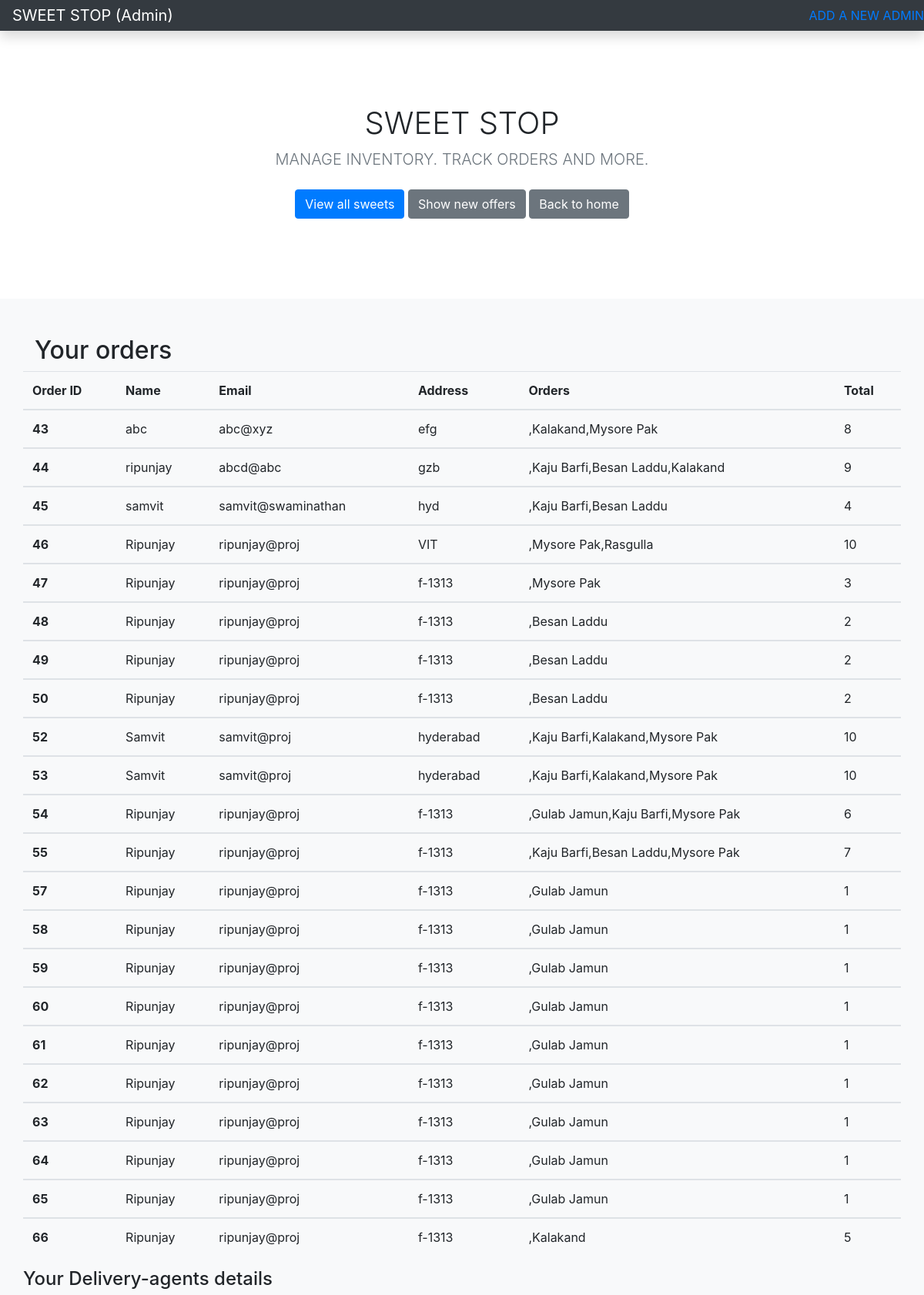
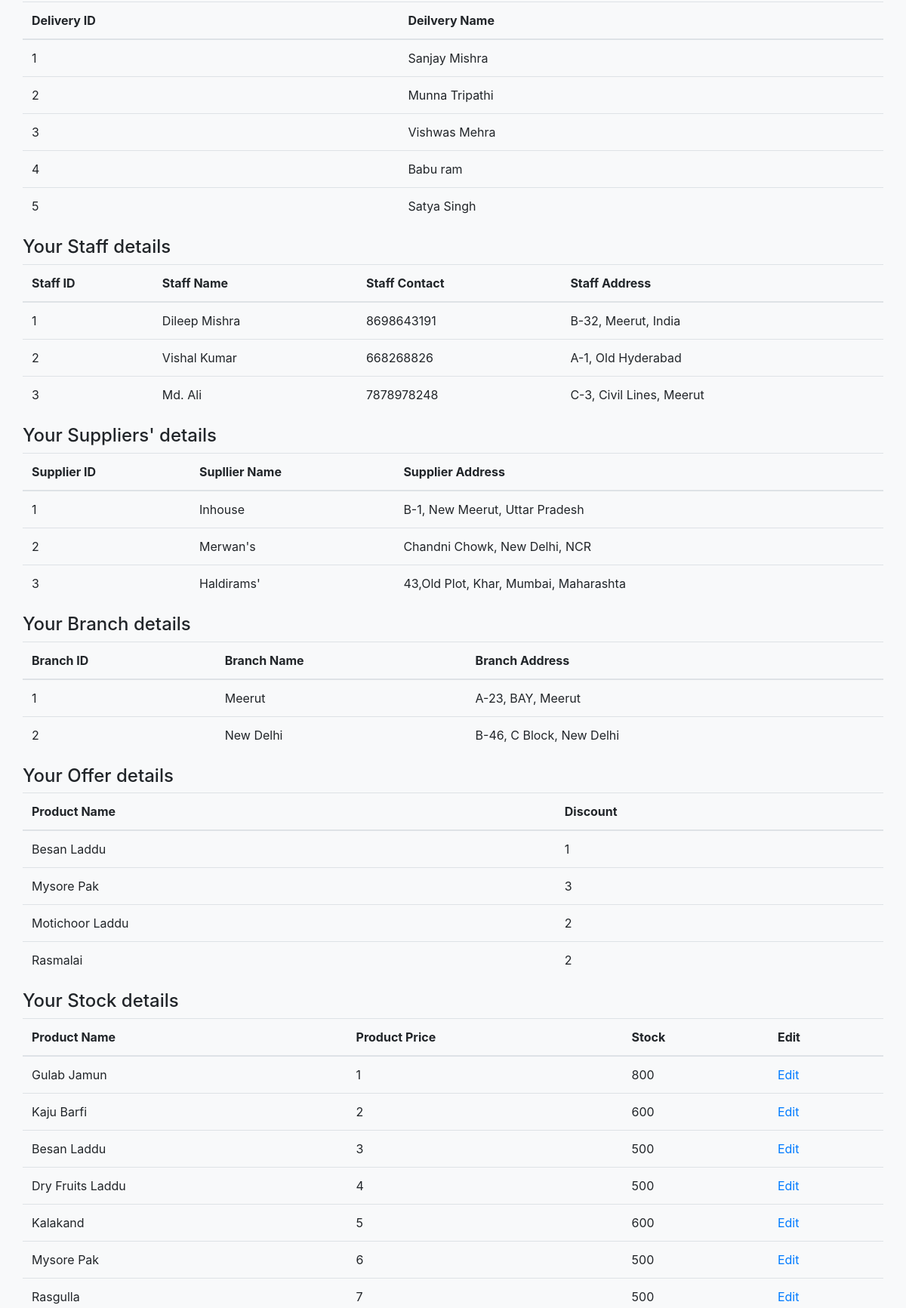
The page /sweet/sign-in/admin.php (upper part) on the database its author committed (2 pictures, top to bottom).
### tables this page shows
CREATE TABLE IF NOT EXISTS `orders` (
  `uid` int NOT NULL AUTO_INCREMENT,
  `cart` varchar(30) NOT NULL,
  PRIMARY KEY (`uid`)
);

CREATE TABLE IF NOT EXISTS `customer` (
  `CUSTOMER_ID` int NOT NULL AUTO_INCREMENT,
  `EMAIL_ID` varchar(25) DEFAULT NULL,
  `U_NAME` varchar(30) DEFAULT NULL,
  `U_ADDRESS` varchar(50) DEFAULT NULL,
  `PHONE_NO` varchar(10) DEFAULT NULL,
  PRIMARY KEY (`CUSTOMER_ID`)
);

CREATE TABLE IF NOT EXISTS `product` (
  `PRODUCT_ID` varchar(6) NOT NULL DEFAULT '',
  `P_NAME` varchar(30) DEFAULT NULL,
  `PRICE` int DEFAULT NULL,
  `BRAND` varchar(10) DEFAULT NULL,
  `STOCK_NO` varchar(6) DEFAULT NULL,
  `discount` int NOT NULL,
  PRIMARY KEY (`PRODUCT_ID`),
  KEY `FK_PRODUCT` (`STOCK_NO`)
);

CREATE TABLE IF NOT EXISTS `dmen` (
  `did` int NOT NULL,
  `name` varchar(30) NOT NULL,
  `status` int NOT NULL,
  PRIMARY KEY (`did`)
);

CREATE TABLE IF NOT EXISTS `staff` (
  `staffid` int NOT NULL AUTO_INCREMENT,
  `staffname` varchar(32) NOT NULL,
  `staffaddress` varchar(50) NOT NULL,
  `staffcontact` varchar(12) NOT NULL,
  PRIMARY KEY (`staffid`)
);

CREATE TABLE IF NOT EXISTS `supplier` (
  `SUPPLIER_ID` varchar(6) NOT NULL DEFAULT '',
  `S_NAME` varchar(15) DEFAULT NULL,
  `S_ADDRESS` varchar(50) DEFAULT NULL,
  PRIMARY KEY (`SUPPLIER_ID`)
);

CREATE TABLE IF NOT EXISTS `branches` (
  `branchid` int NOT NULL,
  `branchname` varchar(32) NOT NULL,
  `branch address` varchar(50) NOT NULL
);

CREATE TABLE IF NOT EXISTS `stocks` (
  `stockid` int NOT NULL AUTO_INCREMENT,
  `stock_number` int NOT NULL,
  PRIMARY KEY (`stockid`)
);

### sweet/sign-in/admin.php (the view, shortened to what this page needs)
<!doctype html>
<html lang="en">
  <head>
<link href="../assets/dist/css/bootstrap.min.css" rel="stylesheet">
    <link href="album.css" rel="stylesheet">
  </head>
  <body>
  <nav class="navbar navbar-dark sticky-top bg-dark flex-md-nowrap p-0 shadow">
  <a class="navbar-brand col-md-3 col-lg-2 mr-0 px-3" href="#">SWEET STOP (Admin)</a>
  <a  href="admin-signup.php">ADD A NEW ADMIN</a>
</nav>
<main role="main">
  <section class="jumbotron text-center">
    <div class="container">
      <h1>SWEET STOP</h1>
      <p class="lead text-muted">MANAGE INVENTORY. TRACK ORDERS AND MORE.</p>
      <p>
        <a href="../album/index.php" class="btn btn-primary my-2">View all sweets</a>
        <a href="../album/offers.php" class="btn btn-secondary my-2">Show new offers</a>
        <a href="../album/index.php" class="btn btn-secondary my-2">Back to home</a>
      </p>
    </div>
  </section>
  <div class="album py-5 bg-light">
    <div class="container"> <h2>Your orders</h2>
      <div class="row">
    <table class="table">
        <thead>
        <tr>
            <th scope="col">Order ID</th>
            <th scope="col">Name</th>
            <th scope="col">Email</th>
            <th scope="col">Address</th>
            <th scope="col">Orders</th>
            <th scope="col">Total</th>
          </tr>
        </thead>
<?php
$servername = "localhost";
$username = "root";
$password = "";
$dbname = "sweet";
$conn = new mysqli($servername, $username, $password, $dbname);
$sql0 = "SELECT * FROM orders";
$result0 = $conn->query($sql0);
if($result0->num_rows>0){
    while($row0 = $result0->fetch_assoc()) {
        $cart=$row0['cart'];
        $order_id=$row0['uid'];
        $myArray = str_split($cart);
        $total=0;
        $data="";
        $sql5="SELECT * from customer where CUSTOMER_ID=$order_id";
        $result5=$conn->query($sql5);
        $row5=$result5->fetch_assoc();
        foreach($myArray as $character){
            $sql = "SELECT * FROM product WHERE PRODUCT_ID=$character";
            $result = $conn->query($sql);
                $row=$result->fetch_assoc();
                $cname=$row['P_NAME'];
                $total=$total+($row['PRICE']-$row['discount']);
                $data=$data.",".$cname;
        }
        echo '
        <tbody>
          <tr>
            <th scope="row">'.$row0['uid'].'</th>
            <td>'.$row5['U_NAME'].'</td>
            <td>'.$row5['EMAIL_ID'].'</td>
            <td>'.$row5['U_ADDRESS'].'</td>
            <td>'.$data.'</td>
            <td>'.$total.'</td>
          </tr>
        ';
    }
}
?>
        </tbody>
      </table>
        <h4> Your Delivery-agents details</h4>
        <table class="table">
        <thead>
        <tr>
            <th scope="col">Delivery ID</th>
            <th scope="col">Deilvery Name</th>
          </tr>
        </thead>
        <?php
  $sql2 = "SELECT * FROM dmen";
  $result2 = $conn->query($sql2);
  $conn->query($sql2);
  while($row2 = $result2->fetch_assoc()) {
  echo '<tr>
            <td>'.$row2['did'].'</td>
            <td>'.$row2['name'].'</td>
          </tr>';
  }
  ?>
</table>
<h4> Your Staff details</h4>
        <table class="table">
        <thead>
        <tr>
            <th scope="col">Staff ID</th>
            <th scope="col">Staff Name</th>
            <th scope="col">Staff Contact</th>
            <th scope="col">Staff Address</th>
          </tr>
        </thead>
        <?php
  $sql3 = "SELECT * FROM staff";
  $result3 = $conn->query($sql3);
  $conn->query($sql3);
  while($row3 = $result3->fetch_assoc()) {
  echo '<tr>
            <td>'.$row3['staffid'].'</td>
            <td>'.$row3['staffname'].'</td>
            <td>'.$row3['staffcontact'].'</td>
            <td>'.$row3['staffaddress'].'</td>
          </tr>';
  }
  ?>
    </table>
    <h4> Your Suppliers' details</h4>
        <table class="table">
        <thead>
        <tr>
            <th scope="col">Supplier ID</th>
            <th scope="col">Supllier Name</th>
            <th scope="col">Supplier Address</th>
          </tr>
        </thead>
        <?php
  $sql34 = "SELECT * FROM supplier";
  $result34 = $conn->query($sql34);
  $conn->query($sql34);
  while($row34 = $result34->fetch_assoc()) {
  echo '<tr>
            <td>'.$row34['SUPPLIER_ID'].'</td>
            <td>'.$row34['S_NAME'].'</td>
            <td>'.$row34['S_ADDRESS'].'</td>
          </tr>';
  }
  ?>
    </table>
    <h4> Your Branch details</h4>
        <table class="table">
        <thead>
        <tr>
            <th scope="col">Branch ID</th>
            <th scope="col">Branch Name</th>
            <th scope="col">Branch Address</th>
          </tr>
        </thead>
        <?php
  $sql4 = "SELECT * FROM branches";
  $result4 = $conn->query($sql4);
  $conn->query($sql4);
  while($row4 = $result4->fetch_assoc()) {
  echo '<tr>
            <td>'.$row4['branchid'].'</td>
            <td>'.$row4['branchname'].'</td>
            <td>'.$row4['branch address'].'</td>
          </tr>';
  }
  ?>
    </table>
    <h4> Your Offer details</h4>
        <table class="table">
        <thead>
        <tr>
            <th scope="col">Product Name</th>
            <th scope="col">Discount</th>
          </tr>
        </thead>
        <?php
  $sql3 = "SELECT * from product where PRODUCT_ID IN (SELECT PRODUCT_ID FROM offer)";
  $result3 = $conn->query($sql3);
  $conn->query($sql3);
  while($row3 = $result3->fetch_assoc()) {
  echo '<tr>
            <td>'.$row3['P_NAME'].'</td>
            <td>'.$row3['discount'].'</td>
          </tr>';
  }
  ?>
    </table>
    <h4> Your Stock details</h4>
        <table class="table">
        <thead>
        <tr>
            <th scope="col">Product Name</th>
            <th scope="col">Product Price</th>
            <th scope="col">Stock</th>
            <th scope="col">Edit</th>
          </tr>
        </thead>
        <?php
  $sql7 = "SELECT * FROM product";
  $result7 = $conn->query($sql7);
  $conn->query($sql7);
  while($row7 = $result7->fetch_assoc()) {
    $pid=$row7['PRODUCT_ID'];
  $sql8="SELECT * from stocks where stockid=$pid";
    $result8= $conn->query($sql8);
    $row8=$result8->fetch_assoc();
    echo '<tr>
            <td>'.$row7['P_NAME'].'</td>
            <td>'.$row7['PRICE'].'</td>
            <td>'.$row8['stock_number'].'</td>
            <td><a href="stockupdater.php?id='.$pid.'">Edit</a></td>
          </tr>';
  }
  ?>
    </table>
      </div>
    </div>
  </div>
</main>
</html>

### sweet/sign-in/album.css (style rules this page uses)
.jumbotron { padding-top: 3rem; padding-bottom: 3rem; margin-bottom: 0; background-color: #fff; }
@media (min-width: 768px) { .jumbotron { padding-top: 6rem; padding-bottom: 6rem; } }
.jumbotron p:last-child { margin-bottom: 0; }
.jumbotron h1 { font-weight: 300; }
.jumbotron .container { max-width: 40rem; }

### rows shown on the page
orders: uid "43", customer.U_NAME "abc", customer.EMAIL_ID "abc@xyz", customer.U_ADDRESS "efg", data ",Kalakand,Mysore Pak", total "8"
orders: uid "44", customer.U_NAME "ripunjay", customer.EMAIL_ID "abcd@abc", customer.U_ADDRESS "gzb", data ",Kaju Barfi,Besan Laddu,Kalakand", total "9"
orders: uid "45", customer.U_NAME "samvit", customer.EMAIL_ID "samvit@swaminathan", customer.U_ADDRESS "hyd", data ",Kaju Barfi,Besan Laddu", total "4"
orders: uid "46", customer.U_NAME "Ripunjay", customer.EMAIL_ID "ripunjay@proj", customer.U_ADDRESS "VIT", data ",Mysore Pak,Rasgulla", total "10"
orders: uid "47", customer.U_NAME "Ripunjay", customer.EMAIL_ID "ripunjay@proj", customer.U_ADDRESS "f-1313", product.P_NAME ",Mysore Pak", total "3"
orders: uid "48", customer.U_NAME "Ripunjay", customer.EMAIL_ID "ripunjay@proj", customer.U_ADDRESS "f-1313", product.P_NAME ",Besan Laddu", total "2"
orders: uid "49", customer.U_NAME "Ripunjay", customer.EMAIL_ID "ripunjay@proj", customer.U_ADDRESS "f-1313", product.P_NAME ",Besan Laddu", total "2"
orders: uid "50", customer.U_NAME "Ripunjay", customer.EMAIL_ID "ripunjay@proj", customer.U_ADDRESS "f-1313", product.P_NAME ",Besan Laddu", total "2"
orders: uid "52", customer.U_NAME "Samvit", customer.EMAIL_ID "samvit@proj", customer.U_ADDRESS "hyderabad", data ",Kaju Barfi,Kalakand,Mysore Pak", total "10"
orders: uid "53", customer.U_NAME "Samvit", customer.EMAIL_ID "samvit@proj", customer.U_ADDRESS "hyderabad", data ",Kaju Barfi,Kalakand,Mysore Pak", total "10"
orders: uid "54", customer.U_NAME "Ripunjay", customer.EMAIL_ID "ripunjay@proj", customer.U_ADDRESS "f-1313", data ",Gulab Jamun,Kaju Barfi,Mysore Pak", total "6"
orders: uid "55", customer.U_NAME "Ripunjay", customer.EMAIL_ID "ripunjay@proj", customer.U_ADDRESS "f-1313", data ",Kaju Barfi,Besan Laddu,Mysore Pak", total "7"
orders: uid "57", customer.U_NAME "Ripunjay", customer.EMAIL_ID "ripunjay@proj", customer.U_ADDRESS "f-1313", product.P_NAME ",Gulab Jamun", total "1"
orders: uid "58", customer.U_NAME "Ripunjay", customer.EMAIL_ID "ripunjay@proj", customer.U_ADDRESS "f-1313", product.P_NAME ",Gulab Jamun", total "1"
orders: uid "59", customer.U_NAME "Ripunjay", customer.EMAIL_ID "ripunjay@proj", customer.U_ADDRESS "f-1313", product.P_NAME ",Gulab Jamun", total "1"
orders: uid "60", customer.U_NAME "Ripunjay", customer.EMAIL_ID "ripunjay@proj", customer.U_ADDRESS "f-1313", product.P_NAME ",Gulab Jamun", total "1"
orders: uid "61", customer.U_NAME "Ripunjay", customer.EMAIL_ID "ripunjay@proj", customer.U_ADDRESS "f-1313", product.P_NAME ",Gulab Jamun", total "1"
orders: uid "62", customer.U_NAME "Ripunjay", customer.EMAIL_ID "ripunjay@proj", customer.U_ADDRESS "f-1313", product.P_NAME ",Gulab Jamun", total "1"
orders: uid "63", customer.U_NAME "Ripunjay", customer.EMAIL_ID "ripunjay@proj", customer.U_ADDRESS "f-1313", product.P_NAME ",Gulab Jamun", total "1"
orders: uid "64", customer.U_NAME "Ripunjay", customer.EMAIL_ID "ripunjay@proj", customer.U_ADDRESS "f-1313", product.P_NAME ",Gulab Jamun", total "1"
orders: uid "65", customer.U_NAME "Ripunjay", customer.EMAIL_ID "ripunjay@proj", customer.U_ADDRESS "f-1313", product.P_NAME ",Gulab Jamun", total "1"
orders: uid "66", customer.U_NAME "Ripunjay", customer.EMAIL_ID "ripunjay@proj", customer.U_ADDRESS "f-1313", product.P_NAME ",Kalakand", total "5"
dmen: did "1", name "Sanjay Mishra"
dmen: did "2", name "Munna Tripathi"
dmen: did "3", name "Vishwas Mehra"
dmen: did "4", name "Babu ram"
dmen: did "5", name "Satya Singh"
staff: staffid "1", staffname "Dileep Mishra", staffcontact "8698643191", staffaddress "B-32, Meerut, India"
staff: staffid "2", staffname "Vishal Kumar", staffcontact "668268826", staffaddress "A-1, Old Hyderabad"
staff: staffid "3", staffname "Md. Ali", staffcontact "7878978248", staffaddress "C-3, Civil Lines, Meerut"
supplier: SUPPLIER_ID "1", S_NAME "Inhouse", S_ADDRESS "B-1, New Meerut, Uttar Pradesh"
supplier: SUPPLIER_ID "2", S_NAME "Merwan's", S_ADDRESS "Chandni Chowk, New Delhi, NCR"
supplier: SUPPLIER_ID "3", S_NAME "Haldirams'", S_ADDRESS "43,Old Plot, Khar, Mumbai, Maharashta"
branches: branchid "1", branchname "Meerut", branch address "A-23, BAY, Meerut"
branches: branchid "2", branchname "New Delhi", branch address "B-46, C Block, New Delhi"
product: P_NAME "Besan Laddu", discount "1", PRICE "3", stocks.stock_number "500"
product: P_NAME "Mysore Pak", discount "3", PRICE "6", stocks.stock_number "500"
product: P_NAME "Motichoor Laddu", discount "2"
product: P_NAME "Rasmalai", discount "2"
product: P_NAME "Gulab Jamun", PRICE "1", stocks.stock_number "800"
product: P_NAME "Kaju Barfi", PRICE "2", stocks.stock_number "600"
product: P_NAME "Dry Fruits Laddu", PRICE "4", stocks.stock_number "500"
product: P_NAME "Kalakand", PRICE "5", stocks.stock_number "600"
product: P_NAME "Rasgulla", PRICE "7", stocks.stock_number "500"
